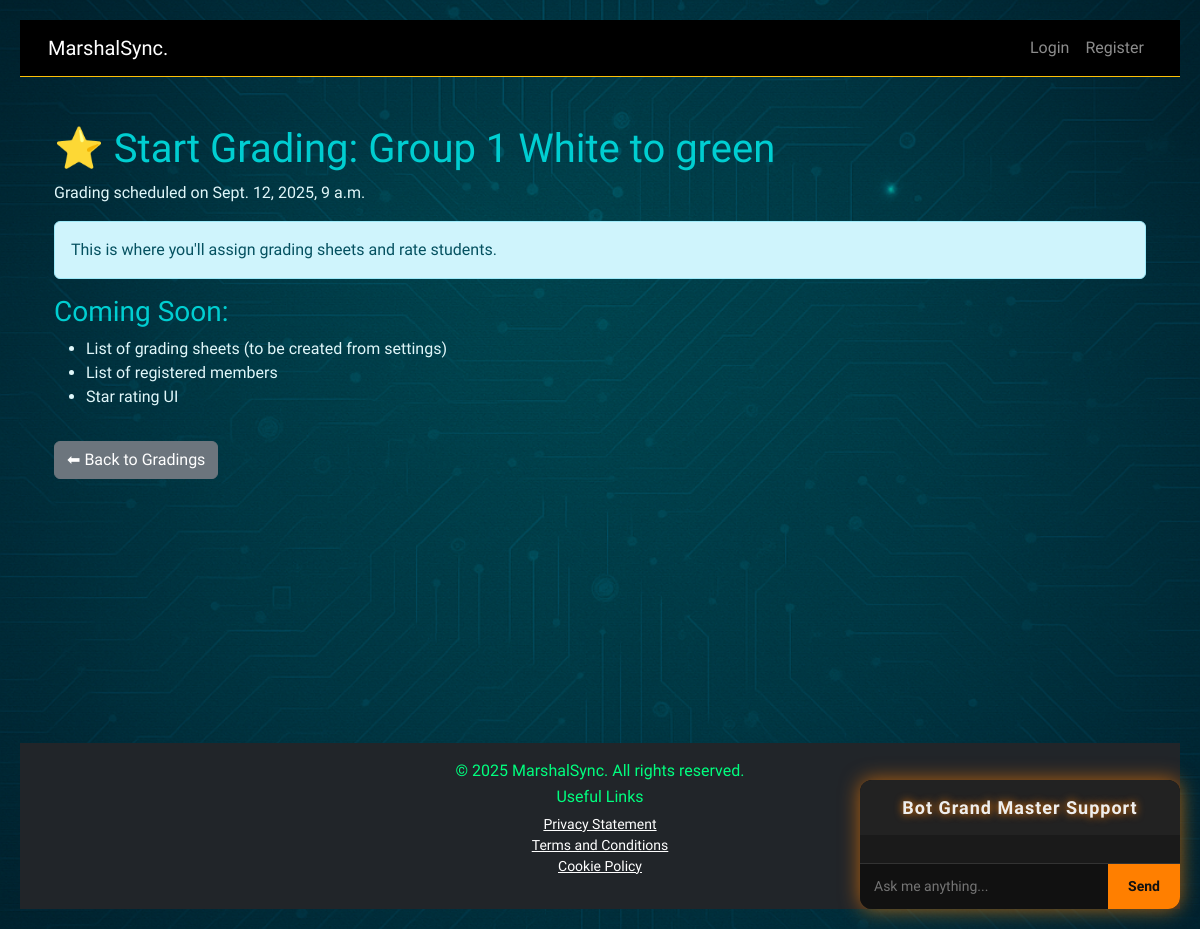
Screenshot of /grading_list/4/sheets/ with the database file from the repository.
### gradings/models.py (models this page shows, shortened)
class Grading(models.Model):
    STATUS_CHOICES = [
        ('scheduled', 'Scheduled'),
        ('completed', 'Completed'),
        ('canceled', 'Canceled'),
    ]
    class_name = models.CharField(max_length=100)
    instructor = models.CharField(max_length=100)
    examiner = models.CharField(max_length=100, blank=True, null=True)
    start_time = models.DateTimeField()
    end_time = models.DateTimeField()
    location = models.CharField(max_length=200, blank=True, null=True)
    description = models.TextField(blank=True, null=True)
    status = models.CharField(
        max_length=10,
        choices=STATUS_CHOICES,
        default='scheduled',
    )
    archived = models.BooleanField(default=False)

### gradings/views.py (the view)
# urls.py: path('<int:grading_id>/sheets/', views.start_grading, name='grading_sheets'),
def start_grading(request, grading_id):
    grading = get_object_or_404(Grading, id=grading_id)
    templates = GradingSheetTemplate.objects.filter(is_active=True)
    attendees = grading.attendees.all() if hasattr(grading, 'attendees') else []
    grading_sheets = GradingSheet.objects.filter(grading=grading).select_related('template')
    context = {
        'grading': grading,
        'templates': templates,
        'grading_sheets': grading_sheets,
        'attendees': attendees,
    }
    return render(request, 'gradings/grading_sheets.html', context)

### gradings/templates/gradings/grading_sheets.html (shortened to what this page needs)
{% extends "layout.html" %}
{% block content %}
<div class="container py-4">
  <h1 class="text-glow">⭐ Start Grading: {{ grading.class_name }}</h1>
  <p>Grading scheduled on {{ grading.start_time }}</p>
  <div class="alert alert-info">
    This is where you'll assign grading sheets and rate students.
  </div>
  <h3>Coming Soon:</h3>
  <ul>
    <li>List of grading sheets (to be created from settings)</li>
    <li>List of registered members</li>
    <li>Star rating UI</li>
  </ul>
  <a href="{% url 'gradings:grading_list' %}" class="btn btn-secondary mt-3">⬅ Back to Gradings</a>
</div>
{% endblock %}

### cwiktana/static/css/style.css (style rules this page uses)
body { font-family: 'Rajdhani', sans-serif; background: url('../images/circuit_bg.png') no-repeat center center fixed; background-size: cover; color: #e0f7fa; margin: 0; padding: 20px; }
h1, h2, h3 { color: #00CED1; }
p { font-size: 16px; line-height: 1.5; }

### rows the page displays
Grading: class_name "Group 1 White to green", start_time "Sept. 12, 2025, 9 a.m."
